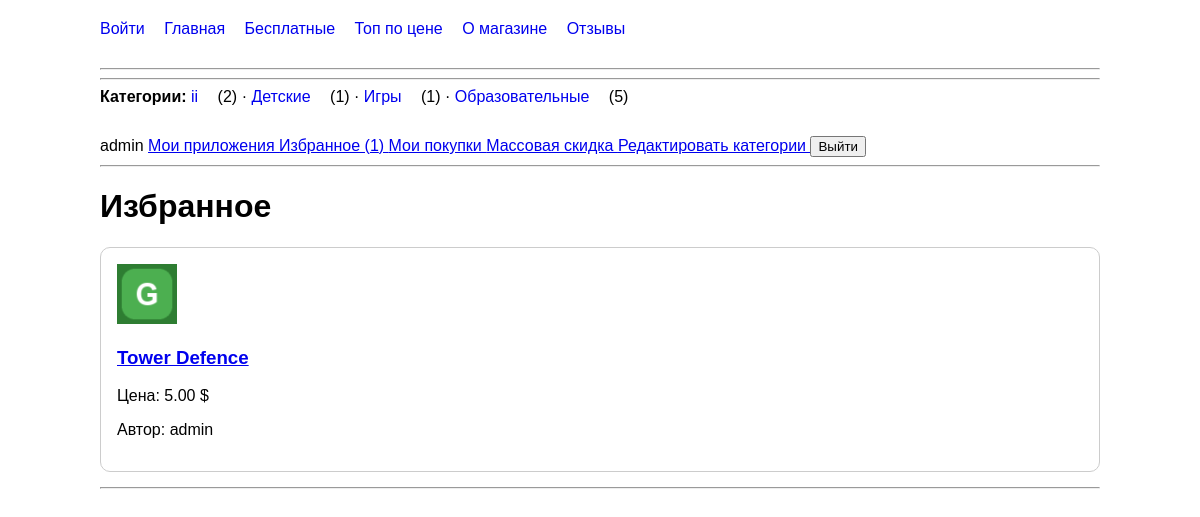
Before: /favorites/ (signed in) with the older database file.
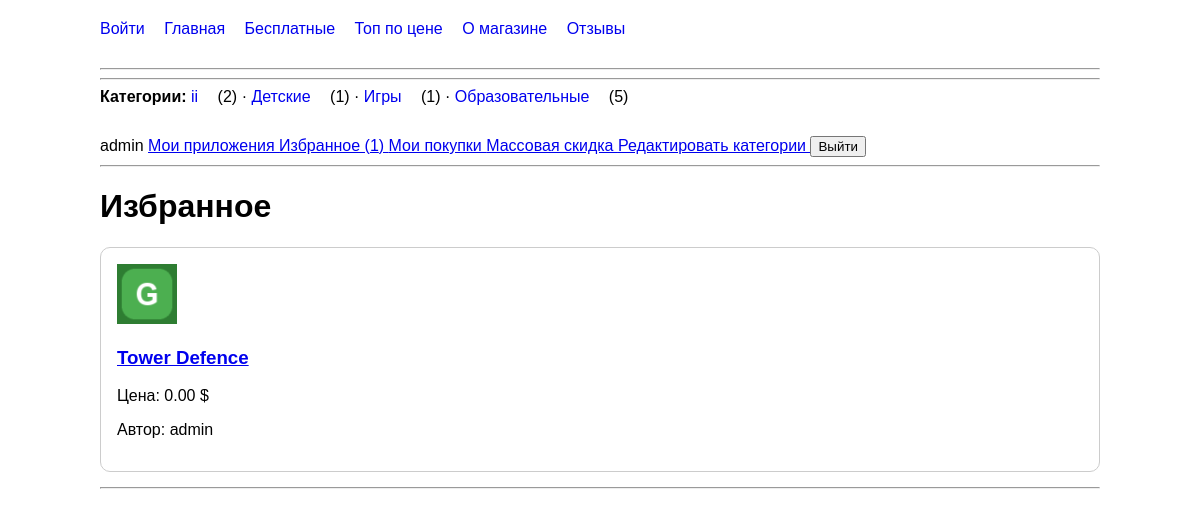
After: the same page with the newer database file.
### mainapp/models.py (models this page shows, shortened)
class App(models.Model):
    name = models.CharField(max_length=200)
    description = models.TextField(blank=True)
    created_at = models.DateTimeField(auto_now_add=True)
    downloads = models.PositiveIntegerField(default=0)
    price = models.DecimalField(
        max_digits=10,
        decimal_places=2,
        default=0,
        validators=[
            MinValueValidator(
                0,
                message='Цена не может быть отрицательной.'
            ),
        ],
    )
    objects = models.Manager.from_queryset(AppQuerySet)()
    category = models.ForeignKey(
        Category,
        on_delete=models.CASCADE,
        null=True,
        blank=True,
        related_name='apps',
    )
    rating_avg = models.DecimalField(
        max_digits=3,
        decimal_places=2,
        default=0,
        editable=False,
    )
    rating_count = models.PositiveIntegerField(
        default=0,
        editable=False,
    )
    icon = models.ImageField(
        upload_to='icons/',
        blank=True,
    )
    author = models.ForeignKey(
        User,
        on_delete=models.SET_NULL,
        null=True,
        blank=True,
        related_name='apps',
    )
    favorited_by = models.ManyToManyField(
        User,
        related_name='favorite_apps',
        blank=True,
    )
    buyers = models.ManyToManyField(
        User,
        through='Purchase',
        related_name='purchased_apps',
        blank=True,
    )

### mainapp/views.py (the view)
# urls.py: path('favorites/',views.favorites,name='favorites'),
@login_required
def favorites(request):
    apps = (
        request.user.favorite_apps
        .select_related('author', 'category')
        .order_by('-created_at')
    )
    return render(
        request,
        'mainapp/favorites.html',
        {
            'apps': apps,
        }
    )

### mainapp/context_processors.py (called while the page is built)
def store_menu(request):
    nav_categories = (
        Category.objects
        .annotate(apps_count=Count('apps'))
        .order_by('name')
    )
    return {
        'nav_categories': nav_categories,
    }

### mainapp/templates/mainapp/favorites.html (shortened to what this page needs)
{% extends 'mainapp/base.html' %}
{% block content %}
<h1>Избранное</h1>
{% for app in apps %}
    <div class="app-card">
        {% if app.icon %}
            <img
                src="{{ app.icon.url }}"
                alt="{{ app.name }}"
                width="60"
            >
        {% endif %}
        <h3>
            <a href="{% url 'mainapp:app_detail' app.id app.name %}">
                {{ app.name }}
            </a>
        </h3>
        <p>Цена: {{ app.price }} $</p>
        {% if app.author %}
            <p>Автор: {{ app.author.username }}</p>
        {% else %}
            <p>Автор: не указан</p>
        {% endif %}
    </div>
    <hr>
{% empty %}
    <p>В избранном пока ничего нет.</p>
{% endfor %}
{% endblock %}

Changed rows visible on the page:
changed App "Tower Defence": price "5.00" → "0.00"
